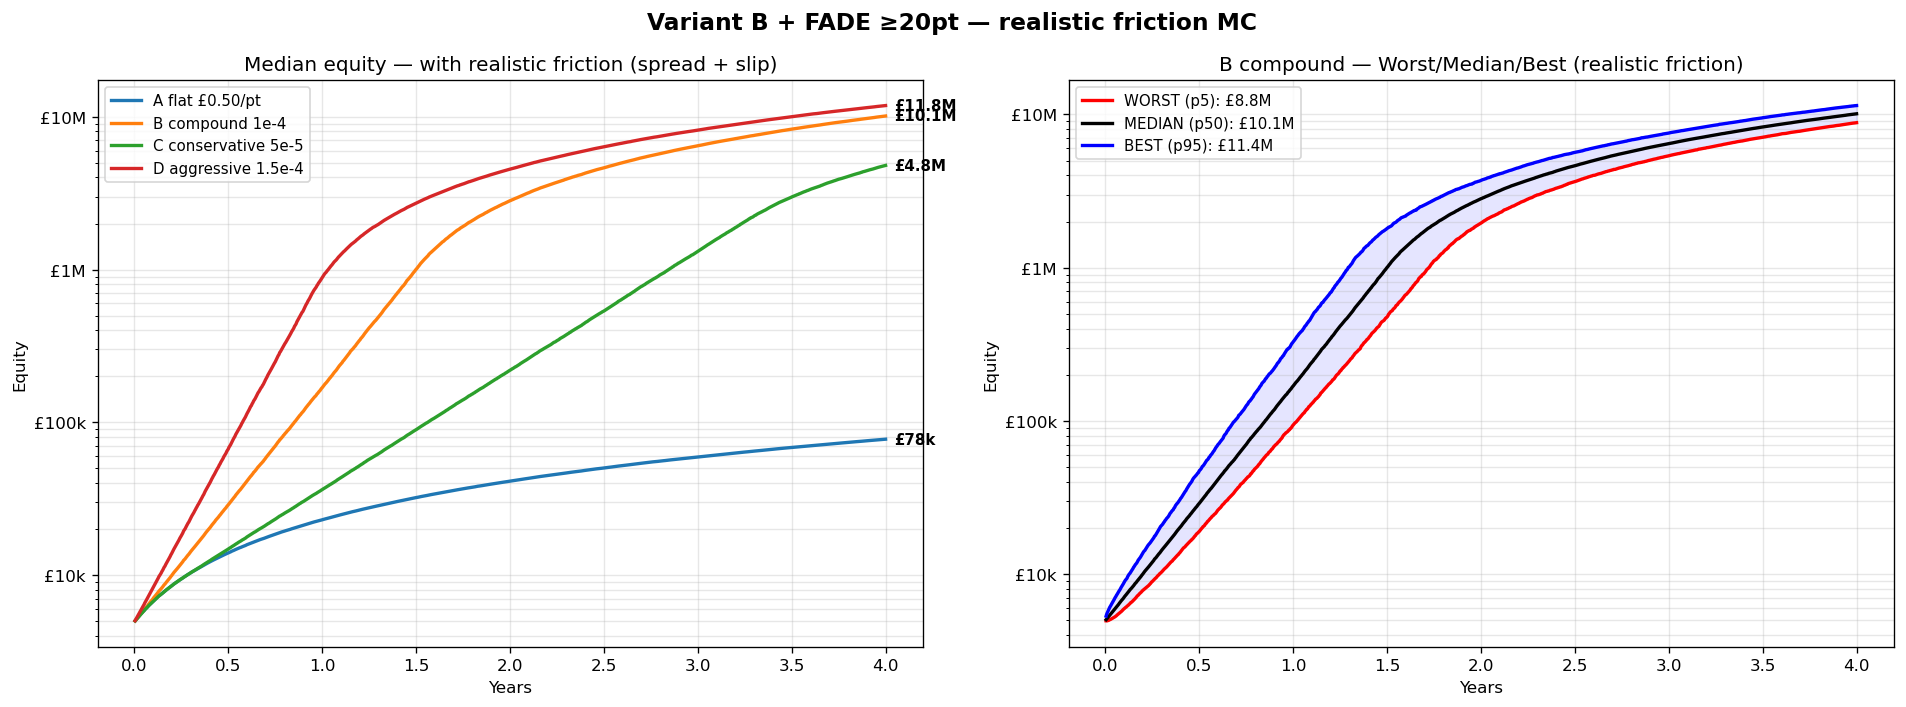

Write the Python code that produced this figure.
"""
MC with realistic slippage budget:
  SPREAD (all trades):     DAX 1.5, US30 2.75, NIKKEI 7.0
  ADVERSE SELECTION on LOSERS only:   DAX +1, US30 +3, NIKKEI +4
  Total loser friction:    DAX 2.5, US30 5.75, NIKKEI 11 pts
  Winner friction:         just spread
Winners at target are neutral fill. Losers at stop have systematic adverse fill.
"""
import os, sys, numpy as np, pandas as pd
import matplotlib
matplotlib.use("Agg")
import matplotlib.pyplot as plt
from matplotlib.ticker import FuncFormatter
sys.path.insert(0, os.path.dirname(os.path.abspath(__file__)))

SPREAD = {"DAX": 1.5, "US30": 2.75, "NIKKEI": 7.0}
ADVERSE_SLIP = {"DAX": 1.0, "US30": 3.0, "NIKKEI": 4.0}
TRADES_CACHE = "/root/asrs-bot/data/variant_b_fade_trades.parquet"

import backtest as bt
from backtest_v2_atr import filter_combined
for _c in bt.INSTRUMENTS.values(): _c["max_entries"] = 3

START_EQUITY = 5000
DAYS = 1008
RUNS = 3000
MIN_STAKE = 0.50
MAX_STAKE = 100.0


def fmt_gbp(x, _=None):
    if x <= 0: return "£0"
    if x < 1000: return f"£{x:.0f}"
    if x < 1_000_000: return f"£{x/1000:.0f}k"
    if x < 1_000_000_000: return f"£{x/1_000_000:.1f}M".replace(".0M", "M")
    return f"£{x/1_000_000_000:.1f}B"


def pf(pnl):
    w = pnl[pnl > 0].sum()
    l = abs(pnl[pnl < 0].sum())
    return w / max(l, 0.001)


def apply_friction(df, spread_map, slip_map):
    df = df.copy()
    df["spread_cost"] = df["instrument"].map(spread_map)
    df["slip_cost"] = np.where(df["pnl_pts"] < 0,
                                 df["instrument"].map(slip_map), 0)
    df["pnl_pts_net"] = df["pnl_pts"] - df["spread_cost"] - df["slip_cost"]
    return df


def simulate(daily_pts, mode, factor, seed):
    rng = np.random.default_rng(seed)
    sample = rng.choice(daily_pts, size=DAYS, replace=True)
    eq = np.empty(DAYS + 1)
    eq[0] = START_EQUITY
    for i in range(DAYS):
        stake = MIN_STAKE if mode == "flat" else max(MIN_STAKE, min(MAX_STAKE, eq[i] * factor))
        eq[i+1] = eq[i] + sample[i] * stake
        if eq[i+1] < 0:
            eq[i+1:] = 0; break
    return eq[1:]


def mc(daily, mode, factor):
    eqs = np.empty((RUNS, DAYS))
    for r in range(RUNS):
        eqs[r] = simulate(daily, mode, factor, seed=r)
    final = eqs[:, -1]
    runmax = np.maximum.accumulate(eqs, axis=1)
    dd = (runmax - eqs) / np.maximum(runmax, 1e-9) * 100
    return eqs, final, dd.max(axis=1)


def main():
    df = pd.read_parquet(TRADES_CACHE)
    if "is_fade" not in df.columns: df["is_fade"] = False
    df["is_fade"] = df["is_fade"].fillna(False).astype(bool)

    # Pair fades with originating TRAIL_WIN for ≥20pt filter
    df = df.reset_index(drop=True)
    df["_base_signal"] = df["signal"].str.replace("_FADE", "", regex=False)
    orig_win = {}
    for (date, sig), group in df.groupby(["date", "_base_signal"], sort=False):
        q = group[(~group.is_fade) & (group.reason == "TRAIL_WIN") & (group.pnl_pts > 0)]["pnl_pts"].tolist()
        fades = group[group.is_fade]
        for i, (idx, _) in enumerate(fades.iterrows()):
            if i < len(q): orig_win[idx] = q[i]

    fade_full = df[df.is_fade].copy()
    fade_full["orig_win"] = fade_full.index.map(orig_win)
    fade_filtered = fade_full[fade_full["orig_win"].fillna(0) >= 20].copy()

    base = df[~df.is_fade].copy()
    base_f = filter_combined(base)

    # Apply friction
    base_f = apply_friction(base_f, SPREAD, ADVERSE_SLIP)
    fade_filtered = apply_friction(fade_filtered, SPREAD, ADVERSE_SLIP)
    combined = pd.concat([base_f, fade_filtered], ignore_index=True)

    print(f"BASE:  n={len(base_f):,}  PF={pf(base_f['pnl_pts_net']):.2f}  net={base_f['pnl_pts_net'].sum():+,.0f}")
    print(f"FADE≥20: n={len(fade_filtered):,}  PF={pf(fade_filtered['pnl_pts_net']):.2f}  net={fade_filtered['pnl_pts_net'].sum():+,.0f}")
    print(f"COMBINED: n={len(combined):,}  PF={pf(combined['pnl_pts_net']):.2f}  net={combined['pnl_pts_net'].sum():+,.0f}")

    print(f"\n  Per-instrument COMBINED:")
    for inst in ["DAX", "US30", "NIKKEI"]:
        d = combined[combined.instrument == inst]
        print(f"    {inst:<8}  n={len(d):,} PF={pf(d['pnl_pts_net']):.2f} "
              f"net={d['pnl_pts_net'].sum():+,.0f} "
              f"(friction: {SPREAD[inst]:.1f}pt spread + {ADVERSE_SLIP[inst]:.1f}pt slip)")

    daily = combined.groupby(pd.to_datetime(combined["date"]).dt.date)["pnl_pts_net"].sum().values
    print(f"\n  Daily pnl: mean={daily.mean():+.1f}pt  worst={daily.min():+.0f}pt")

    scenarios = [
        ("A flat £0.50/pt",      "flat",     None),
        ("B compound 1e-4",      "compound", 1e-4),
        ("C conservative 5e-5",  "compound", 5e-5),
        ("D aggressive 1.5e-4",  "compound", 1.5e-4),
    ]

    print(f"\n{'='*100}")
    print(f"  MC WITH REALISTIC FRICTION (spread + adverse-selection slippage)")
    print(f"  Start £{START_EQUITY:,}, {DAYS}d (4yr), {RUNS} runs")
    print(f"{'='*100}")
    print(f"  {'scenario':<25} {'WORST (p5)':<13} {'MEDIAN (p50)':<14} {'BEST (p95)':<13} {'DD p50':<8} {'DD p95':<8}  {'P(loss)':<8}")

    results = {}
    for lbl, mode, factor in scenarios:
        eqs, final, dd = mc(daily, mode, factor)
        results[lbl] = (eqs, final, dd)
        prob_loss = (final < START_EQUITY).mean() * 100
        print(f"  {lbl:<25} "
              f"{fmt_gbp(np.percentile(final,5)):<13} "
              f"{fmt_gbp(np.percentile(final,50)):<14} "
              f"{fmt_gbp(np.percentile(final,95)):<13} "
              f"{np.percentile(dd,50):>5.2f}%  {np.percentile(dd,95):>5.2f}%   {prob_loss:.1f}%")

    fig, axes = plt.subplots(1, 2, figsize=(16, 6))
    days_axis = np.arange(1, DAYS + 1) / 252

    ax = axes[0]
    for lbl, _, _ in scenarios:
        eqs, _, _ = results[lbl]
        p50 = np.percentile(eqs, 50, axis=0)
        ax.plot(days_axis, p50, label=lbl, linewidth=2)
        ax.annotate(fmt_gbp(p50[-1]), xy=(days_axis[-1], p50[-1]),
                    xytext=(5, 0), textcoords="offset points",
                    fontsize=9, fontweight="bold", va="center")
    ax.set_title("Median equity — with realistic friction (spread + slip)")
    ax.set_xlabel("Years"); ax.set_ylabel("Equity")
    ax.set_yscale("log")
    ax.yaxis.set_major_formatter(FuncFormatter(fmt_gbp))
    ax.grid(alpha=0.3, which="both")
    ax.legend(loc="upper left", fontsize=9)

    ax = axes[1]
    eqs, _, _ = results["B compound 1e-4"]
    for p, c, lbl in [(5, "red", "WORST (p5)"), (50, "black", "MEDIAN (p50)"), (95, "blue", "BEST (p95)")]:
        band = np.percentile(eqs, p, axis=0)
        ax.plot(days_axis, band, color=c, label=f"{lbl}: {fmt_gbp(band[-1])}", linewidth=2)
    ax.fill_between(days_axis,
                    np.percentile(eqs, 5, axis=0),
                    np.percentile(eqs, 95, axis=0),
                    color="blue", alpha=0.1)
    ax.set_title("B compound — Worst/Median/Best (realistic friction)")
    ax.set_xlabel("Years"); ax.set_ylabel("Equity")
    ax.set_yscale("log")
    ax.yaxis.set_major_formatter(FuncFormatter(fmt_gbp))
    ax.grid(alpha=0.3, which="both")
    ax.legend(loc="upper left", fontsize=9)

    plt.suptitle(f"Variant B + FADE ≥20pt — realistic friction MC", fontsize=14, fontweight="bold")
    plt.tight_layout()
    out = "/root/asrs-bot/mc_realistic_friction.png"
    plt.savefig(out, dpi=120, bbox_inches="tight")
    print(f"\n  Saved → {out}")


if __name__ == "__main__":
    main()
